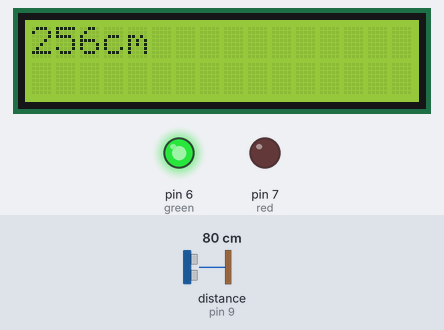
This sketch was run on a simulated Arduino Uno, built with avr-gcc and run on an emulated ATmega328P. Parts: 16×2 character LCD, output pins drawn as LEDs (lit = HIGH). Wiring (inferred from the names in the program): ultrasonic range finder: trigger pin 10; echo pin 9. Inputs (shaded band) come from the test bench; at power-on: distance to the obstacle (sensor on pin 9) 80 cm. The echo pulse lasts 58.3 µs per cm; pins used as bus, display or sensor lines are not drawn; what the sketch prints to the serial monitor is not drawn.

Above: at 1.2 s.
1.3 s: distance to the obstacle (sensor on pin 9) set to 179 cm
At 1.44 s:
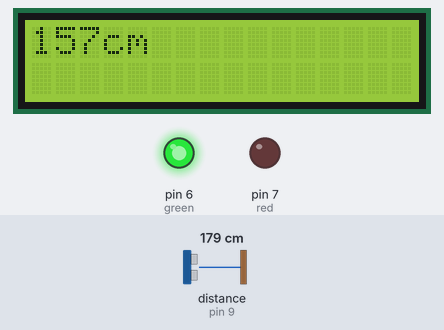
2.9 s: distance to the obstacle (sensor on pin 9) set to 187 cm
At 3.17 s:
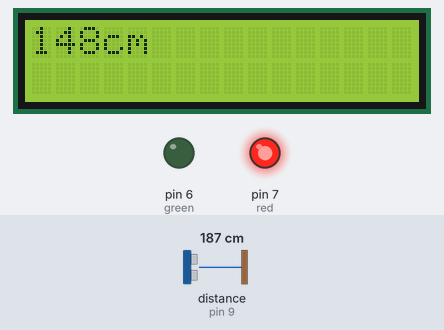
4.7 s: distance to the obstacle (sensor on pin 9) set to 2 cm
At 4.77 s:
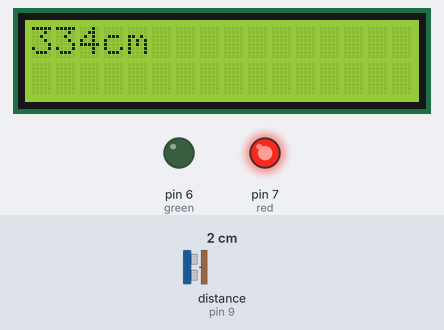
Timing chart, 0 to 7.7 s (numbered marks = the images above; inputs shaded):
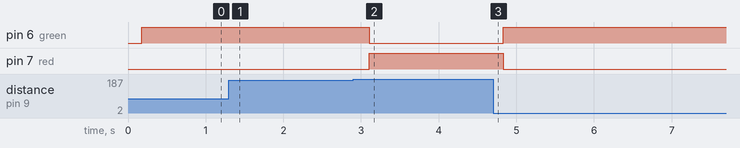

The sketch:

odev21.ino
```cpp
const int trigpin = 10;  //Trigpin  UV mesafe sensörü için
const int echopin = 9;   //Echopin  UV mesafe sensörü için
const int gnd = 8;       //İki ledin de topraklaması
const int red = 7;       //Kırmızı LED
const int green = 6;     //Yeşil Led

long duration;

#include <LiquidCrystal.h>
int calculateDistance()  //Mesafeyi hesaplama fonksiyonu
{


  digitalWrite(trigpin,1);
  delayMicroseconds(2);
  digitalWrite(trigpin,1);
  delayMicroseconds(10);
  digitalWrite(trigpin,0);
  float duration = pulseIn(echopin,1);
  Serial.println(duration);


  float distance = duration * 0.01723;
  float heightofman=336.5-distance;
  Serial.println(heightofman);
  return (int)heightofman;
}

LiquidCrystal lcd(12, 11, 5, 4, 3, 2);

void setup() {
  lcd.begin(16, 2);
  lcd.print("HESAPLANIYOR..");


  pinMode(trigpin , 1);
  pinMode(echopin , 0);
  pinMode(gnd,1);
  pinMode(green,1);
  pinMode(red,1);
  digitalWrite(gnd,0);
  pinMode(13,0);
  Serial.begin(3600);
}

void loop() {

  lcd.setCursor(0, 0);
  int distance = calculateDistance();
  lcd.print(distance);
  if(distance >= 100)
  {
  	lcd.setCursor(3,0);
    lcd.print("cm");
    delay(100);
    lcd.clear();
  }
  else
  {

    lcd.setCursor(2,0);
    lcd.print("cm");
    delay(100);
    lcd.clear();
  }

  if(distance > 150)
  {
    digitalWrite(green,1);
    digitalWrite(red,0);
  }
  else if (distance <= 150)
  {
    digitalWrite(green,0);
    digitalWrite(red,1);
  }
}
```

Measured:
- the behaviour switches between 184 and 185 cm on distance to the obstacle (sensor on pin 9) (found by bisection; images 1 and 2)
- after the input at 1.3 s, the display: first differs from a run without the input after 0.09 s (image 1)
- after the input at 2.9 s, pin 6 (green): HIGH → LOW after 0.21 s; pin 7 (red): LOW → HIGH after 0.21 s; the display: first differs from a run without the input after 0.10 s (image 2)
- after the input at 4.7 s, pin 6 (green): LOW → HIGH after 0.13 s; pin 7 (red): HIGH → LOW after 0.13 s; the display: first differs from a run without the input at once (image 3)
